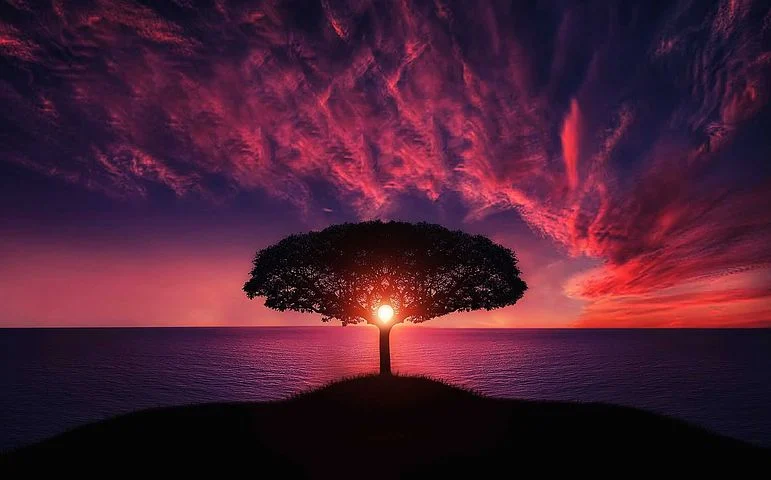
#> input picture Misc-Mykal/tree.png, 771 x 480 px
$ python mask.py
#> lines starting #> are read from the running program, lines starting #| are printed output that depends on the picture; after the words box and inside, x2 and y2 are one past the last pixel; in counts of white or black regions, pixels touching at a corner belong together
import  cv2
import numpy as np

# HSV Control using Trackbars
# read a colourful image
img = cv2.imread('tree.png')
#> img is the input picture: shape (480, 771, 3); mean B, G, R 51.4, 30.3, 73.8
img = cv2.resize(img, (320,280))
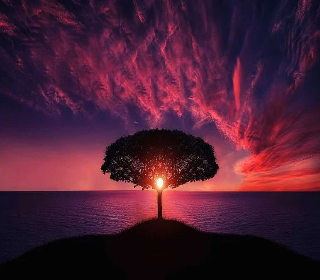
#> img: shape (280, 320, 3); mean B, G, R 51.3, 30.2, 73.7

# convert BGR image to HSV
hsv = cv2.cvtColor(img, cv2.COLOR_BGR2HSV)
#> hsv: shape (280, 320, 3); mean H, S, V 129.6, 143.3, 78.2

# define a null callback function for Trackbar
def null(x):
    pass

# create six trackbars for H, S and V - lower and higher masking limits
cv2.namedWindow('HSV')
# arguments: trackbar_name, window_name, default_value, max_value, callback_fn
cv2.createTrackbar("HL", "HSV", 0, 180, null)
#> slider 'HL' is set to 60
cv2.createTrackbar("HH", "HSV", 180, 180, null)
cv2.createTrackbar("SL", "HSV", 0, 255, null)
#> slider 'SL' is set to 85
cv2.createTrackbar("SH", "HSV", 255, 255, null)
cv2.createTrackbar("VL", "HSV", 0, 255, null)
#> slider 'VL' is set to 85
cv2.createTrackbar("VH", "HSV", 255, 255, null)

while True:
    # read the Trackbar positions
    hl = cv2.getTrackbarPos('HL','HSV')
    hh = cv2.getTrackbarPos('HH','HSV')
    sl = cv2.getTrackbarPos('SL','HSV')
    sh = cv2.getTrackbarPos('SH','HSV')
    vl = cv2.getTrackbarPos('VL','HSV')
    vh = cv2.getTrackbarPos('VH','HSV')

    # create a manually controlled mask
    # arguments: hsv_image, lower_trackbars, higher_trackbars
    mask = cv2.inRange(hsv, np.array([hl, sl, vl]), np.array([hh, sh, vh]))
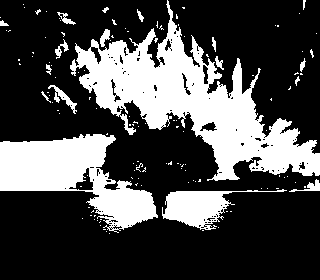
#> mask: shape (280, 320); 29% white; 130 white regions (112 under 20 px), largest, box (x1, y1, x2, y2) and area: (70, 0, 320, 181) 15268, (0, 134, 158, 233) 7413, (162, 189, 287, 230) 1969
    # derive masked image using bitwise_and method
    final = cv2.bitwise_and(img, img, mask=mask)
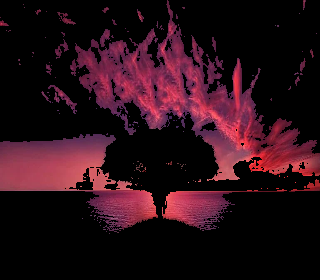
#> final: shape (280, 320, 3); mean B, G, R 22.9, 14.7, 41.2

    # display image, mask and masked_image
    cv2.imshow('Original', img)
    cv2.imshow('Mask', mask)
    cv2.imshow('Masked Image', final)

    key = cv2.waitKey(1) & 0xFF
#> (key q is pressed here)
    if key == ord('q'):
        break
cv2.destroyAllWindows()
